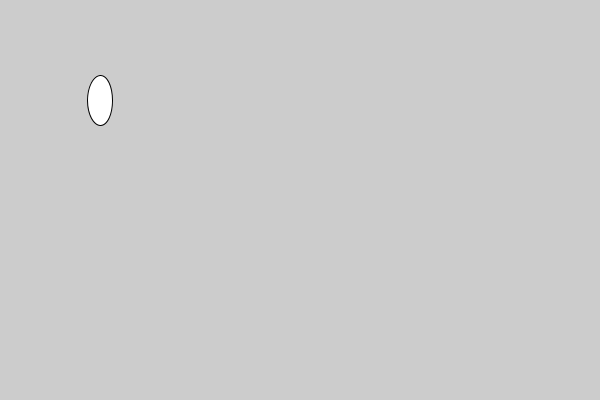
Frame 1 (no input)
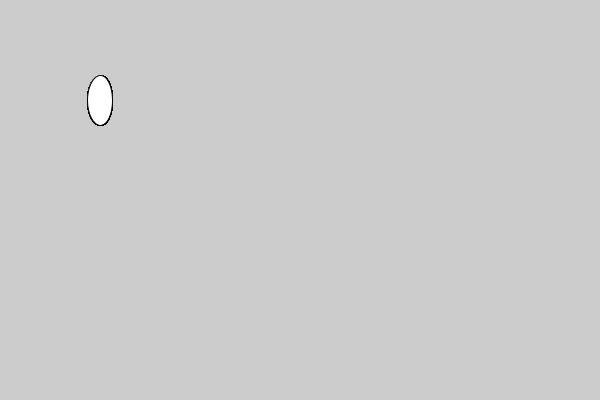
Frame 60 (the mouse pressed at the canvas centre just before this capture)
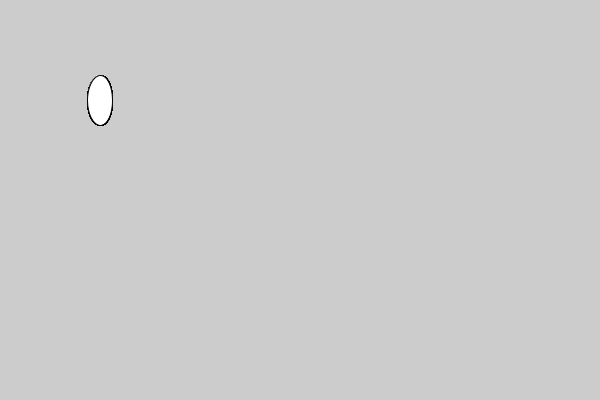
Frame 120 (the mouse held since frame 60 and released just before this capture)

The Processing sketch that drew these frames (run headless with seeded random() and noise(); from frame 60 on, the mouse is pressed at the canvas centre):

// Processing sketch: sketch_001_DrawCircle
// ── sketch_001_DrawCircle.pde


void setup(){

size(600,400);//Sets size of screen in pixles

}

void draw(){
 
 ellipse(100,100,25,50);//Draws ellips(X Position, Y Position, width, height)
  
}
